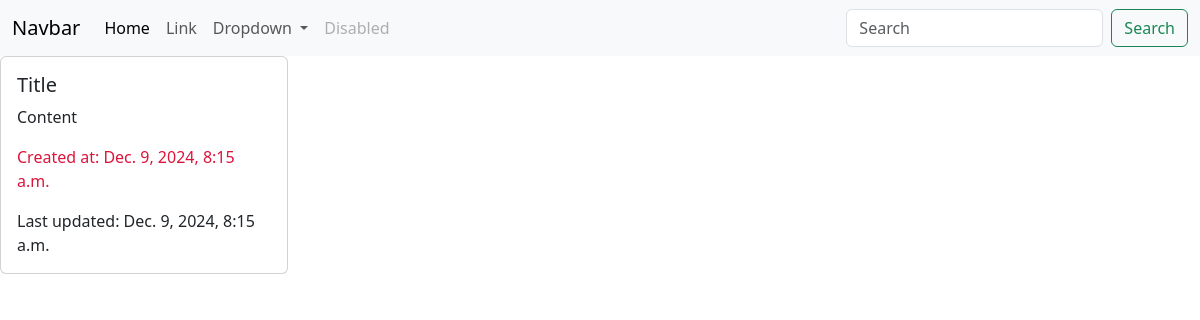
The app's page /posts/1/, older data.
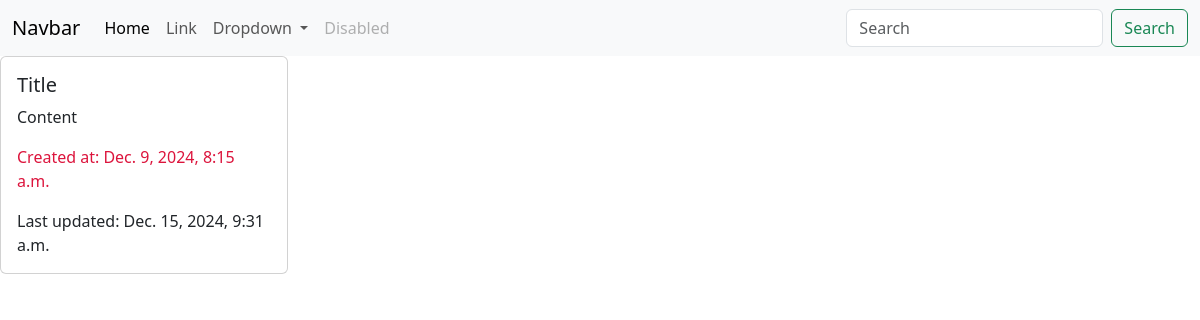
The same page, newer data.
### posts/models.py (models this page shows, shortened)
class Post(models.Model):
    title = models.CharField(max_length=56)
    content = models.TextField()
    rate =models.IntegerField(null=True,blank=True)
    created_at = models.DateTimeField(null=True, auto_now_add=True)
    updated_at = models.DateTimeField(null=True, auto_now=True)
    image = models.ImageField(null=True, blank=True)

### posts/views.py (the view)
# urls.py: path("posts/<int:post_id>/", details_view),
def details_view(request, post_id):
    post = Post.objects.get(id=post_id)
    return render(request, "posts/detail_view.html", context={"post": post})

### templates/posts/detail_view.html
{% extends 'base.html' %}
{% block content %}
    <div class="card" style="width: 18rem;">
      <div class="card-body">
        <h5 class="card-title">{{ post.title }}</h5>
        <p class="card-text">{{ post.content }}</p>
        <p class="card-text" style="color: crimson">Created at: {{ post.created_at }}</p>
        <p class="card-text">Last updated: {{ post.updated_at }}</p>
      </div>
    </div>
{% endblock %}

Row changes from the older to the newer data that the page shows:
changed Post "Title": updated_at "Dec. 9, 2024, 8:15 a.m." → "Dec. 15, 2024, 9:31 a.m."
